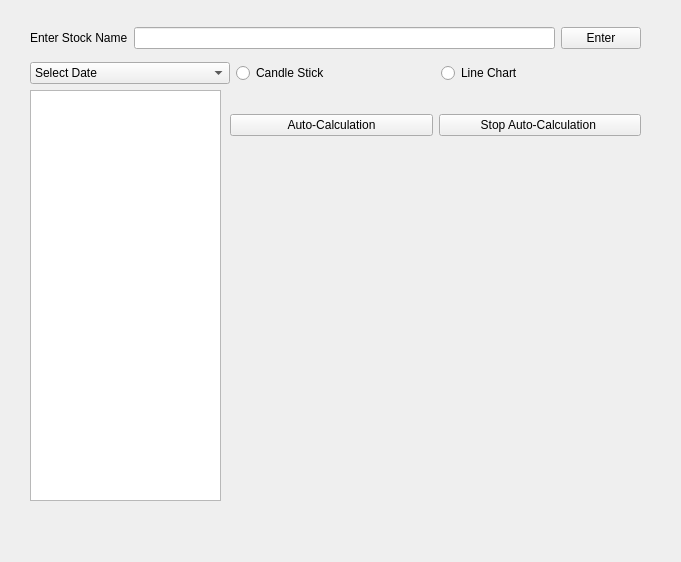
<?xml version="1.0" encoding="UTF-8"?>
<ui version="4.0">
 <class>mainWindow</class>
 <widget class="QMainWindow" name="mainWindow">
  <property name="windowModality">
   <enum>Qt::NonModal</enum>
  </property>
  <property name="geometry">
   <rect>
    <x>0</x>
    <y>0</y>
    <width>681</width>
    <height>562</height>
   </rect>
  </property>
  <property name="windowTitle">
   <string>Friend - Application of Financial  Market</string>
  </property>
  <widget class="QWidget" name="centralwidget">
   <widget class="QTreeView" name="treeView">
    <property name="geometry">
     <rect>
      <x>30</x>
      <y>90</y>
      <width>191</width>
      <height>411</height>
     </rect>
    </property>
   </widget>
   <widget class="QWidget" name="layoutWidget">
    <property name="geometry">
     <rect>
      <x>30</x>
      <y>20</y>
      <width>611</width>
      <height>71</height>
     </rect>
    </property>
    <layout class="QVBoxLayout" name="verticalLayout">
     <item>
      <layout class="QHBoxLayout" name="horizontalLayout">
       <item>
        <widget class="QLabel" name="label">
         <property name="text">
          <string>Enter Stock Name</string>
         </property>
        </widget>
       </item>
       <item>
        <widget class="QLineEdit" name="lineEdit"/>
       </item>
       <item>
        <widget class="QPushButton" name="enter">
         <property name="text">
          <string>Enter</string>
         </property>
        </widget>
       </item>
      </layout>
     </item>
     <item>
      <layout class="QHBoxLayout" name="horizontalLayout_2">
       <item>
        <widget class="QComboBox" name="comboBox">
         <item>
          <property name="text">
           <string>Select Date</string>
          </property>
         </item>
         <item>
          <property name="text">
           <string>d-m-Y H:M:S</string>
          </property>
         </item>
         <item>
          <property name="text">
           <string>d-m-Y H:M</string>
          </property>
         </item>
        </widget>
       </item>
       <item>
        <widget class="QRadioButton" name="candleStick">
         <property name="text">
          <string>Candle Stick</string>
         </property>
        </widget>
       </item>
       <item>
        <widget class="QRadioButton" name="lineChart">
         <property name="text">
          <string>Line Chart</string>
         </property>
        </widget>
       </item>
      </layout>
     </item>
    </layout>
   </widget>
   <widget class="QWidget" name="layoutWidget">
    <property name="geometry">
     <rect>
      <x>230</x>
      <y>100</y>
      <width>411</width>
      <height>51</height>
     </rect>
    </property>
    <layout class="QHBoxLayout" name="horizontalLayout_4">
     <item>
      <widget class="QPushButton" name="autoCalculation">
       <property name="text">
        <string>Auto-Calculation</string>
       </property>
      </widget>
     </item>
     <item>
      <widget class="QPushButton" name="stopAutoCalculation">
       <property name="text">
        <string>Stop Auto-Calculation </string>
       </property>
      </widget>
     </item>
    </layout>
   </widget>
  </widget>
  <widget class="QMenuBar" name="menubar">
   <property name="geometry">
    <rect>
     <x>0</x>
     <y>0</y>
     <width>681</width>
     <height>21</height>
    </rect>
   </property>
  </widget>
 </widget>
 <resources/>
 <connections>
  <connection>
   <sender>candleStick</sender>
   <signal>toggled(bool)</signal>
   <receiver>lineEdit</receiver>
   <slot>selectAll()</slot>
   <hints>
    <hint type="sourcelabel">
     <x>272</x>
     <y>91</y>
    </hint>
    <hint type="destinationlabel">
     <x>345</x>
     <y>60</y>
    </hint>
   </hints>
  </connection>
 </connections>
</ui>
